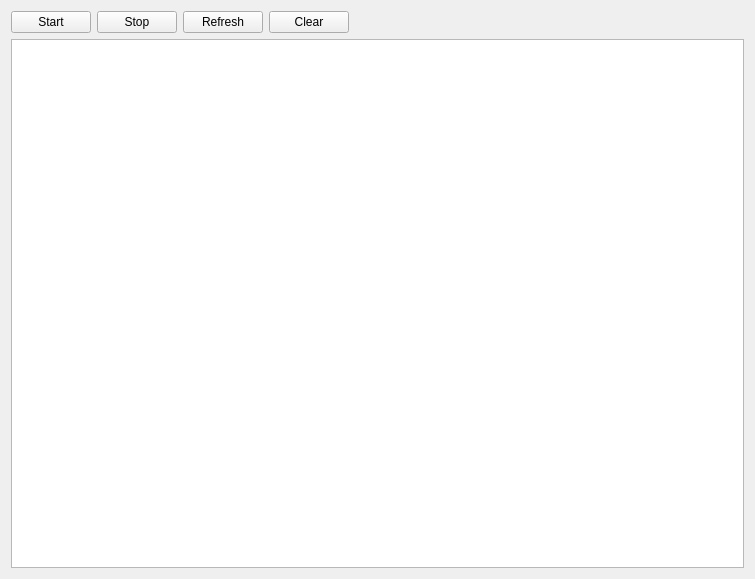
<?xml version="1.0" encoding="UTF-8"?>
<ui version="4.0">
 <class>ThreadMonWindowClass</class>
 <widget class="QWidget" name="ThreadMonWindowClass">
  <property name="geometry">
   <rect>
    <x>0</x>
    <y>0</y>
    <width>755</width>
    <height>579</height>
   </rect>
  </property>
  <property name="windowTitle">
   <string>ThreadMonWindow</string>
  </property>
  <layout class="QVBoxLayout" name="verticalLayout">
   <item>
    <layout class="QHBoxLayout" name="horizontalLayout_2">
     <item>
      <widget class="QPushButton" name="ThreadMonStartBtn">
       <property name="text">
        <string>Start</string>
       </property>
      </widget>
     </item>
     <item>
      <widget class="QPushButton" name="ThreadMonStopBtn">
       <property name="text">
        <string>Stop</string>
       </property>
      </widget>
     </item>
     <item>
      <widget class="QPushButton" name="ThreadMonRefreshBtn">
       <property name="text">
        <string>Refresh</string>
       </property>
      </widget>
     </item>
     <item>
      <widget class="QPushButton" name="ThreadMonClearBtn">
       <property name="text">
        <string>Clear</string>
       </property>
      </widget>
     </item>
     <item>
      <spacer name="horizontalSpacer">
       <property name="orientation">
        <enum>Qt::Horizontal</enum>
       </property>
       <property name="sizeHint" stdset="0">
        <size>
         <width>40</width>
         <height>20</height>
        </size>
       </property>
      </spacer>
     </item>
    </layout>
   </item>
   <item>
    <widget class="QTableView" name="ThreadMon_TableView"/>
   </item>
  </layout>
 </widget>
 <layoutdefault spacing="6" margin="11"/>
 <resources/>
 <connections/>
</ui>
